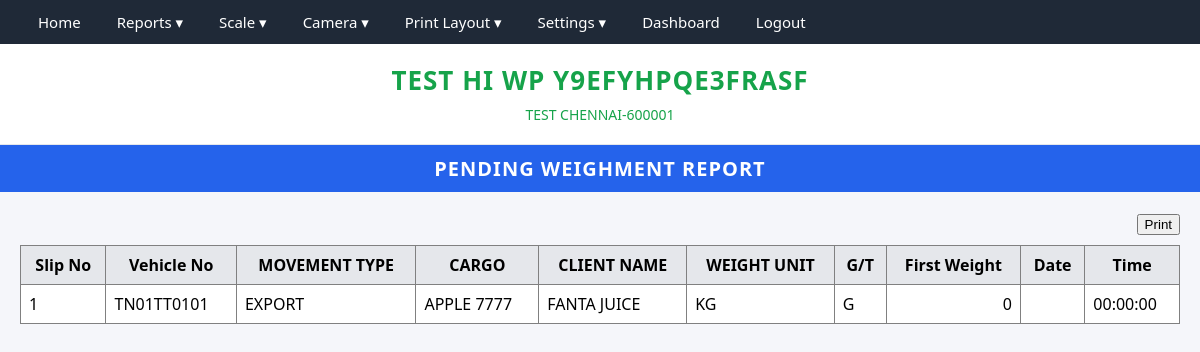
Screenshot of /pending_report.php (signed in) with the database file from the repository.
### tables this page shows
CREATE TABLE `company` (
  `id` int(11) NOT NULL AUTO_INCREMENT,
  `company_name` varchar(255) NOT NULL,
  `company_address` text DEFAULT NULL,
  `gst_number` varchar(50) DEFAULT NULL,
  `phone` varchar(50) DEFAULT NULL,
  `email` varchar(100) DEFAULT NULL,
  PRIMARY KEY (`id`)
);

CREATE TABLE `weighment_fields` (
  `id` int(11) NOT NULL AUTO_INCREMENT,
  `company_id` int(11) NOT NULL,
  `field_name` varchar(50) NOT NULL,
  `field_label` varchar(100) NOT NULL,
  `field_type` enum('text','number','date','dropdown') NOT NULL,
  `field_values` varchar(255) DEFAULT NULL,
  `field_options` text DEFAULT NULL,
  `is_required` tinyint(1) DEFAULT 0,
  `field_order` int(11) DEFAULT 0,
  `is_active` tinyint(1) NOT NULL DEFAULT 1,
  PRIMARY KEY (`id`)
);

CREATE TABLE `weighments` (
  `id` int(10) unsigned NOT NULL AUTO_INCREMENT,
  `slip_no` int(11) NOT NULL,
  `vehicle_no` varchar(100) DEFAULT NULL,
  `first_weight` decimal(10,2) DEFAULT NULL,
  `first_date` varchar(30) DEFAULT NULL,
  `first_time` time DEFAULT NULL,
  `gt_type` enum('G','T') DEFAULT NULL,
  `company_id` int(11) DEFAULT NULL,
  `user_id` int(11) DEFAULT NULL,
  `first_image_path` varchar(255) DEFAULT NULL,
  PRIMARY KEY (`id`),
  UNIQUE KEY `slip_no` (`slip_no`)
);

### functions.php (called while the page is built, shortened)
<?php
function ensureSchemaIntegrity($conn) {
    static $executed = false;
    if ($executed) return;
    $executed = true;
    $tables = ['weighments', 'sweighment', 'weighment_fields'];
    foreach ($tables as $table) {
        $tblCheck = $conn->query("SHOW TABLES LIKE '$table'");
        if ($tblCheck && $tblCheck->num_rows > 0) {
            $colCheck = $conn->query("SHOW COLUMNS FROM `$table` LIKE 'company_id'");
        }
    }
}
function getCompany($conn) {
    ensureSchemaIntegrity($conn);
    $q = $conn->query("SELECT * FROM company LIMIT 1");
    $row = $q->fetch_assoc();
    if (!isset($row['id']) || empty($row['id'])) {
        if (!empty($row['company_id'])) {
            $row['id'] = (int)$row['company_id'];
        } elseif (!empty($row['ID'])) {
            $row['id'] = (int)$row['ID'];
        } else {
            $firstVal = reset($row);
            $row['id'] = (is_numeric($firstVal) && (int)$firstVal > 0) ? (int)$firstVal : 1;
        }
    } else {
        $row['id'] = (int)$row['id'];
    }
    return $row;
}
?>

### pending_report.php (the view, shortened to what this page needs)
<?php
require_once "db.php";
require_once "functions.php";
require_once "header.php";
$company = getCompany($conn);
$company_id = $company['id'];
$dynFields = [];
$res = $conn->query("
    SELECT id, field_label
    FROM weighment_fields
    WHERE company_id = $company_id
      AND is_active = 1
    ORDER BY field_order
");
while ($row = $res->fetch_assoc()) {
    $dynFields[] = $row;
}
$sql = "
    SELECT
        w.id,
        w.slip_no,
        w.vehicle_no,
        w.gt_type,
        w.first_weight,
        w.first_date,
        w.first_time,
        u.username
    FROM weighments w
    LEFT JOIN users u ON u.id = w.user_id
    WHERE w.company_id = ?
  ORDER BY CAST(w.slip_no AS UNSIGNED) ASC
";
$stmt = $conn->prepare($sql);
$stmt->bind_param("i", $company_id);
$stmt->execute();
$result = $stmt->get_result();
?>
<div class="page-title">PENDING WEIGHMENT REPORT</div>
<div class="container">
<div style="text-align:right; margin-bottom:10px;">
    <button onclick="window.print()">Print</button>
</div>
<table width="100%" border="1" cellspacing="0" cellpadding="8" style="background:#fff; border-collapse:collapse;">
    <tr style="background:#e5e7eb; font-weight:bold;">
        <th>Slip No</th>
        <th>Vehicle No</th>
        <?php foreach ($dynFields as $f): ?>
            <th><?php echo htmlspecialchars($f['field_label']); ?></th>
        <?php endforeach; ?>
        <th>G/T</th>
        <th>First Weight</th>
        <th>Date</th>
        <th>Time</th>
    </tr>
<?php
if ($result->num_rows === 0):
?>
    <tr>
        <td colspan="<?php echo 8 + count($dynFields); ?>" style="text-align:center;">
            No Pending Weighments
        </td>
    </tr>
<?php
else:
    while ($row = $result->fetch_assoc()):
        $values = [];
        $vres = $conn->query("
            SELECT field_id, field_value
            FROM weighment_field_values
            WHERE weighment_id = ".$row['slip_no']
        );
        while ($v = $vres->fetch_assoc()) {
            $values[$v['field_id']] = $v['field_value'];
        }
?>
    <tr>
<td><?php echo (int)$row['slip_no']; ?></td>
        <td><?php echo htmlspecialchars($row['vehicle_no']); ?></td>
        <?php foreach ($dynFields as $f): ?>
            <td>
                <?php echo htmlspecialchars($values[$f['id']] ?? ''); ?>
            </td>
        <?php endforeach; ?>
        <td><?php echo htmlspecialchars($row['gt_type']); ?></td>
        <td style="text-align:right;"><?php echo number_format($row['first_weight'], 0); ?></td>
        <td><?php echo htmlspecialchars($row['first_date']); ?></td>
        <td><?php echo htmlspecialchars($row['first_time']); ?></td>
    </tr>
<?php
    endwhile;
endif;
?>
</table>
</div>

### header.php (shortened to what this page needs)
<?php
require_once "db.php";
require_once "functions.php";
    ?>
    <?php
$company = getCompany($conn);
?>
<!DOCTYPE html>
<html>
<head>
</head>
<body>
<div class="top-menu">
    <ul>
        <li><a href="mainform.php">Home</a></li>
        <li>
            <a href="#">Reports ▾</a>
        </li>
        <li>
            <a href="#">Scale ▾</a>
        </li>
        <li>
            <a href="#">Camera ▾</a>
        </li>
        <li>
            <a href="#">Print Layout ▾</a>
        </li>
        <?php if ($_SESSION['role'] === 'admin'): ?>
        <li>
            <a href="#">Settings ▾</a>
        </li>
        <li><a href="admin_page.php">Dashboard</a></li>
        <?php endif; ?>
        <li><a href="?action=logout" onclick="return confirm('Are you sure you want to logout?');">Logout</a></li>
    </ul>
</div>
<div class="company-banner">
    <h1><?php echo strtoupper($company['company_name'] ?? ''); ?></h1>
    <div class="info">
        <?php echo nl2br(htmlspecialchars($company['company_address'] ?? '')); ?><br>
    </div>
</div>
</body>
</html>

### header.php (style rules this page uses)
body { font-family: 'Segoe UI', system-ui, -apple-system, BlinkMacSystemFont, 'Inter', Roboto, sans-serif; margin: 0; background: #f5f6fa; }
.top-menu { background: #1f2937; color: #fff; }
.top-menu ul { list-style: none; margin: 0; padding: 0 20px; display: flex; }
.top-menu li { position: relative; }
.top-menu a { display: block; padding: 12px 18px; color: #fff; text-decoration: none; font-size: 15px; font-weight: 500; }
.company-banner { background: #ffffff; border-bottom: 1px solid #e5e7eb; text-align: center; padding: 18px 10px; }
.company-banner h1 { margin: 0; font-size: 26px; letter-spacing: 1px; color: #16a34a; }
.company-banner .info { margin-top: 6px; font-size: 14px; color: #16a34a; line-height: 1.6; font-weight: 500; }
.page-title { background: #2563eb; color: #ffffff; text-align: center; padding: 10px; font-size: 20px; font-weight: 600; letter-spacing: 1px; }
.container { padding: 20px; }

### rows the page displays
company: company_name "TEST HI WP Y9EFYHPQE3FRASF", company_address "TEST CHENNAI-600001"
weighment_fields: field_label "MOVEMENT TYPE", id "EXPORT"
weighment_fields: field_label "CARGO", id "APPLE 7777"
weighment_fields: field_label "CLIENT NAME", id "FANTA JUICE"
weighment_fields: field_label "WEIGHT UNIT", id "KG"
weighments: slip_no "1", vehicle_no "TN01TT0101", gt_type "G", first_weight "0", first_time "00:00:00"
